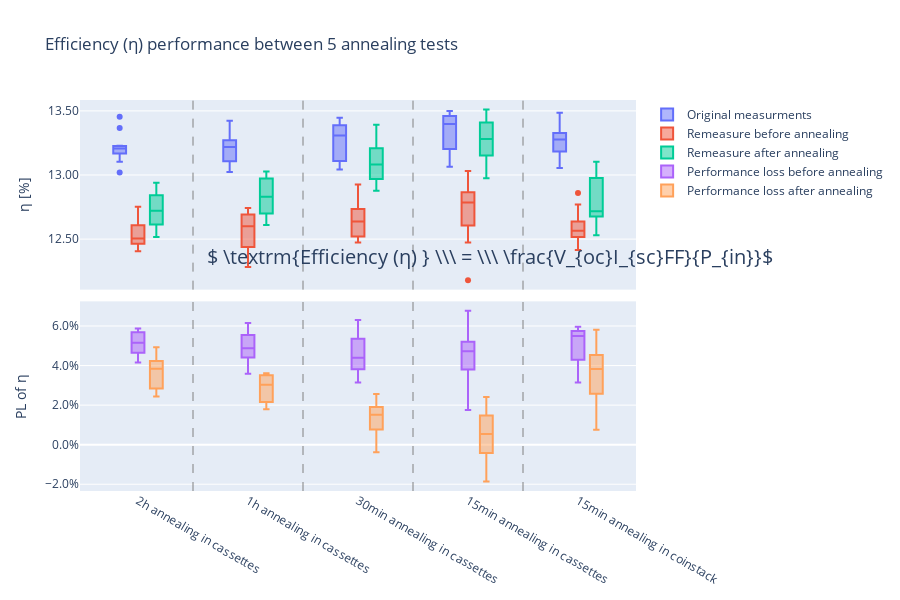

Notebook code for this chart:
### Markdown cell above
Efficiency η : the higher the better.

In general, η < 20 %

$ η =  \frac{FF * Voc * Isc}{Pin}  $

### Code cell
Annealing_test_wide_η = Annealing_test_wide[Annealing_test_wide['η_PLaA'] < 0.1]
Annealing_test_wide_η = Annealing_test_wide_η[Annealing_test_wide_η['η_PLbA'] < 0.1]

fig_η = make_subplots(rows=2, cols=1,shared_xaxes = True,vertical_spacing=0.03)

fig_η.add_trace(
    go.Box(y=Annealing_test_wide_η['η [%]'], x = Annealing_test_wide_η["Notes"], 
           name = "Original measurments", offsetgroup = "A"),
    row=1, col=1
)

fig_η.add_trace(
    go.Box(y=Annealing_test_wide_η['η [%].1'], x = Annealing_test_wide_η["Notes"], 
           name = "Remeasure before annealing", offsetgroup = "B"),
    row=1, col=1
)

fig_η.add_trace(
    go.Box(y=Annealing_test_wide_η['η [%].2'], x = Annealing_test_wide_η["Notes"], 
           name = "Remeasure after annealing", offsetgroup = "C"),
    row=1, col=1,
)

fig_η.add_trace(
    go.Box(y=Annealing_test_wide_η['η_PLbA'], x = Annealing_test_wide_η["Notes"], 
           name = "Performance loss before annealing", offsetgroup = "B"),
    row=2, col=1
)

fig_η.add_trace(
    go.Box(y=Annealing_test_wide_η['η_PLaA'], x = Annealing_test_wide_η["Notes"], 
           name = "Performance loss after annealing", offsetgroup = "C"),
    row=2, col=1
)

fig_η.add_annotation(yref='paper', xref='paper', y=0.6,x = 1.25,showarrow=False, font_size =20,
            text=r'$ \textrm{Efficiency (η) } \\\ = \\\ \frac{V_{oc}I_{sc}FF}{P_{in}}$')


vx = 0.5
fig_η.add_vline(x=vx, line_width=1, line_dash="dash", line_color="grey")
fig_η.add_vline(x=vx+1, line_width=1, line_dash="dash", line_color="grey")
fig_η.add_vline(x=vx+2, line_width=1, line_dash="dash", line_color="grey")
fig_η.add_vline(x=vx+3, line_width=1, line_dash="dash", line_color="grey")

fig_η.update_layout(title="Efficiency (η) performance between 5 annealing tests",
                    boxmode='group', height=600, width=900,
                     boxgap=0.5,
                     yaxis=dict(title="η [%]", tick0 = 10, dtick=.5, tickformat=".2f"),
                     yaxis2=dict(title="PL of η", dtick=0.02,tickformat=".1%")
                    ) 
fig_η.show()
fig_η.write_image("2.3 Efficiency (η) performance between 5 annealing tests.png", scale=3, width=900, height=600)

### Figure 1 — Plotly figure (JSON) as saved in the notebook; plotly's stock layout.template omitted (floating-point values rounded to 4 significant figures)
{"data": [{"name": "Original measurments", "offsetgroup": "A", "type": "box", "x": ["2h annealing in cassettes", "2h annealing in cassettes", "2h annealing in cassettes", "2h annealing in cassettes", "2h annealing in cassettes", "2h annealing in cassettes", "2h annealing in cassettes", "2h annealing in cassettes", "2h annealing in cassettes", "2h annealing in cassettes", "2h annealing in cassettes", "1h annealing in cassettes ", "1h annealing in cassettes ", "1h annealing in cassettes ", "1h annealing in cassettes ", "1h annealing in cassettes ", "1h annealing in cassettes ", "1h annealing in cassettes ", "1h annealing in cassettes ", "1h annealing in cassettes ", "1h annealing in cassettes ", "1h annealing in cassettes ", "1h annealing in cassettes ", "30min annealing in cassettes", "30min annealing in cassettes", "30min annealing in cassettes", "30min annealing in cassettes", "30min annealing in cassettes", "30min annealing in cassettes", "30min annealing in cassettes", "30min annealing in cassettes", "30min annealing in cassettes", "30min annealing in cassettes", "30min annealing in cassettes", "15min annealing in cassettes", "15min annealing in cassettes", "15min annealing in cassettes", "15min annealing in cassettes", "15min annealing in cassettes", "15min annealing in cassettes", "15min annealing in cassettes", "15min annealing in cassettes", "15min annealing in cassettes", "15min annealing in cassettes", "15min annealing in cassettes", "15min annealing in cassettes", "15min annealing in coinstack", "15min annealing in coinstack", "15min annealing in coinstack", "15min annealing in coinstack", "15min annealing in coinstack", "15min annealing in coinstack", "15min annealing in coinstack", "15min annealing in coinstack", "15min annealing in coinstack", "15min annealing in coinstack", "15min annealing in coinstack", "15min annealing in coinstack", "15min annealing in coinstack"], "xaxis": "x", "y": [13.37, 13.17, 13.17, 13.1, 13.23, 13.19, 13.22, 13.02, 13.21, 13.22, 13.45, 13.07, 13.13, 13.26, 13.37, 13.2, 13.16, 13.09, 13.42, 13.23, 13.26, 13.28, 13.02, 13.34, 13.07, 13.06, 13.04, 13.22, 13.45, 13.41, 13.27, 13.31, 13.4, 13.34, 13.45, 13.42, 13.14, 13.46, 13.06, 13.09, 13.38, 13.34, 13.5, 13.49, 13.42, 13.26, 13.29, 13.06, 13.2, 13.34, 13.3, 13.32, 13.49, 13.37, 13.08, 13.28, 13.13, 13.24, 13.26], "yaxis": "y"}, {"name": "Remeasure before annealing", "offsetgroup": "B", "type": "box", "x": ["2h annealing in cassettes", "2h annealing in cassettes", "2h annealing in cassettes", "2h annealing in cassettes", "2h annealing in cassettes", "2h annealing in cassettes", "2h annealing in cassettes", "2h annealing in cassettes", "2h annealing in cassettes", "2h annealing in cassettes", "2h annealing in cassettes", "1h annealing in cassettes ", "1h annealing in cassettes ", "1h annealing in cassettes ", "1h annealing in cassettes ", "1h annealing in cassettes ", "1h annealing in cassettes ", "1h annealing in cassettes ", "1h annealing in cassettes ", "1h annealing in cassettes ", "1h annealing in cassettes ", "1h annealing in cassettes ", "1h annealing in cassettes ", "30min annealing in cassettes", "30min annealing in cassettes", "30min annealing in cassettes", "30min annealing in cassettes", "30min annealing in cassettes", "30min annealing in cassettes", "30min annealing in cassettes", "30min annealing in cassettes", "30min annealing in cassettes", "30min annealing in cassettes", "30min annealing in cassettes", "15min annealing in cassettes", "15min annealing in cassettes", "15min annealing in cassettes", "15min annealing in cassettes", "15min annealing in cassettes", "15min annealing in cassettes", "15min annealing in cassettes", "15min annealing in cassettes", "15min annealing in cassettes", "15min annealing in cassettes", "15min annealing in cassettes", "15min annealing in cassettes", "15min annealing in coinstack", "15min annealing in coinstack", "15min annealing in coinstack", "15min annealing in coinstack", "15min annealing in coinstack", "15min annealing in coinstack", "15min annealing in coinstack", "15min annealing in coinstack", "15min annealing in coinstack", "15min annealing in coinstack", "15min annealing in coinstack", "15min annealing in coinstack", "15min annealing in coinstack"], "xaxis": "x", "y": [12.75, 12.62, 12.56, 12.48, 12.5, 12.49, 12.46, 12.41, 12.53, 12.45, 12.66, 12.31, 12.43, 12.7, 12.71, 12.56, 12.69, 12.28, 12.74, 12.45, 12.64, 12.67, 12.49, 12.93, 12.64, 12.51, 12.47, 12.5, 12.75, 12.59, 12.69, 12.68, 12.56, 12.85, 12.87, 12.92, 12.47, 12.78, 12.18, 12.56, 12.85, 12.86, 12.65, 12.79, 12.72, 13.03, 12.77, 12.48, 12.41, 12.6, 12.51, 12.56, 12.69, 12.62, 12.57, 12.86, 12.52, 12.57, 12.53], "yaxis": "y"}, {"name": "Remeasure after annealing", "offsetgroup": "C", "type": "box", "x": ["2h annealing in cassettes", "2h annealing in cassettes", "2h annealing in cassettes", "2h annealing in cassettes", "2h annealing in cassettes", "2h annealing in cassettes", "2h annealing in cassettes", "2h annealing in cassettes", "2h annealing in cassettes", "2h annealing in cassettes", "2h annealing in cassettes", "1h annealing in cassettes ", "1h annealing in cassettes ", "1h annealing in cassettes ", "1h annealing in cassettes ", "1h annealing in cassettes ", "1h annealing in cassettes ", "1h annealing in cassettes ", "1h annealing in cassettes ", "1h annealing in cassettes ", "1h annealing in cassettes ", "1h annealing in cassettes ", "1h annealing in cassettes ", "30min annealing in cassettes", "30min annealing in cassettes", "30min annealing in cassettes", "30min annealing in cassettes", "30min annealing in cassettes", "30min annealing in cassettes", "30min annealing in cassettes", "30min annealing in cassettes", "30min annealing in cassettes", "30min annealing in cassettes", "30min annealing in cassettes", "15min annealing in cassettes", "15min annealing in cassettes", "15min annealing in cassettes", "15min annealing in cassettes", "15min annealing in cassettes", "15min annealing in cassettes", "15min annealing in cassettes", "15min annealing in cassettes", "15min annealing in cassettes", "15min annealing in cassettes", "15min annealing in cassettes", "15min annealing in cassettes", "15min annealing in coinstack", "15min annealing in coinstack", "15min annealing in coinstack", "15min annealing in coinstack", "15min annealing in coinstack", "15min annealing in coinstack", "15min annealing in coinstack", "15min annealing in coinstack", "15min annealing in coinstack", "15min annealing in coinstack", "15min annealing in coinstack", "15min annealing in coinstack", "15min annealing in coinstack"], "xaxis": "x", "y": [12.79, 12.57, 12.52, 12.59, 12.7, 12.87, 12.83, 12.68, 12.72, 12.85, 12.94, 12.61, 12.66, 13.03, 13.01, 12.74, 12.87, 12.61, 12.97, 12.79, 12.98, 12.96, 12.76, 13.08, 12.98, 12.93, 13.01, 12.88, 13.22, 13.22, 12.97, 13.11, 13.18, 13.39, 13.13, 13.44, 12.97, 13.24, 13.04, 13.17, 13.39, 13.43, 13.38, 13.26, 13.3, 13.51, 12.66, 12.71, 13.1, 12.74, 12.53, 12.72, 12.97, 13.05, 12.64, 12.89, 13.0, 12.68, 12.7], "yaxis": "y"}, {"name": "Performance loss before annealing", "offsetgroup": "B", "type": "box", "x": ["2h annealing in cassettes", "2h annealing in cassettes", "2h annealing in cassettes", "2h annealing in cassettes", "2h annealing in cassettes", "2h annealing in cassettes", "2h annealing in cassettes", "2h annealing in cassettes", "2h annealing in cassettes", "2h annealing in cassettes", "2h annealing in cassettes", "1h annealing in cassettes ", "1h annealing in cassettes ", "1h annealing in cassettes ", "1h annealing in cassettes ", "1h annealing in cassettes ", "1h annealing in cassettes ", "1h annealing in cassettes ", "1h annealing in cassettes ", "1h annealing in cassettes ", "1h annealing in cassettes ", "1h annealing in cassettes ", "1h annealing in cassettes ", "30min annealing in cassettes", "30min annealing in cassettes", "30min annealing in cassettes", "30min annealing in cassettes", "30min annealing in cassettes", "30min annealing in cassettes", "30min annealing in cassettes", "30min annealing in cassettes", "30min annealing in cassettes", "30min annealing in cassettes", "30min annealing in cassettes", "15min annealing in cassettes", "15min annealing in cassettes", "15min annealing in cassettes", "15min annealing in cassettes", "15min annealing in cassettes", "15min annealing in cassettes", "15min annealing in cassettes", "15min annealing in cassettes", "15min annealing in cassettes", "15min annealing in cassettes", "15min annealing in cassettes", "15min annealing in cassettes", "15min annealing in coinstack", "15min annealing in coinstack", "15min annealing in coinstack", "15min annealing in coinstack", "15min annealing in coinstack", "15min annealing in coinstack", "15min annealing in coinstack", "15min annealing in coinstack", "15min annealing in coinstack", "15min annealing in coinstack", "15min annealing in coinstack", "15min annealing in coinstack", "15min annealing in coinstack"], "xaxis": "x2", "y": [0.04594, 0.04153, 0.04626, 0.04785, 0.0548, 0.05262, 0.05749, 0.04716, 0.05149, 0.05751, 0.05879, 0.05785, 0.05318, 0.0426, 0.04893, 0.04848, 0.03587, 0.06151, 0.05073, 0.05909, 0.04727, 0.04557, 0.04092, 0.0314, 0.03335, 0.04227, 0.04363, 0.05418, 0.05161, 0.06099, 0.04394, 0.04742, 0.06305, 0.03673, 0.04363, 0.03711, 0.05076, 0.05088, 0.06767, 0.04079, 0.03895, 0.03576, 0.06252, 0.05174, 0.05231, 0.01749, 0.0392, 0.04427, 0.05961, 0.05598, 0.05946, 0.05705, 0.05865, 0.05589, 0.03915, 0.03148, 0.0464, 0.05037, 0.055], "yaxis": "y2"}, {"name": "Performance loss after annealing", "offsetgroup": "C", "type": "box", "x": ["2h annealing in cassettes", "2h annealing in cassettes", "2h annealing in cassettes", "2h annealing in cassettes", "2h annealing in cassettes", "2h annealing in cassettes", "2h annealing in cassettes", "2h annealing in cassettes", "2h annealing in cassettes", "2h annealing in cassettes", "2h annealing in cassettes", "1h annealing in cassettes ", "1h annealing in cassettes ", "1h annealing in cassettes ", "1h annealing in cassettes ", "1h annealing in cassettes ", "1h annealing in cassettes ", "1h annealing in cassettes ", "1h annealing in cassettes ", "1h annealing in cassettes ", "1h annealing in cassettes ", "1h annealing in cassettes ", "1h annealing in cassettes ", "30min annealing in cassettes", "30min annealing in cassettes", "30min annealing in cassettes", "30min annealing in cassettes", "30min annealing in cassettes", "30min annealing in cassettes", "30min annealing in cassettes", "30min annealing in cassettes", "30min annealing in cassettes", "30min annealing in cassettes", "30min annealing in cassettes", "15min annealing in cassettes", "15min annealing in cassettes", "15min annealing in cassettes", "15min annealing in cassettes", "15min annealing in cassettes", "15min annealing in cassettes", "15min annealing in cassettes", "15min annealing in cassettes", "15min annealing in cassettes", "15min annealing in cassettes", "15min annealing in cassettes", "15min annealing in cassettes", "15min annealing in coinstack", "15min annealing in coinstack", "15min annealing in coinstack", "15min annealing in coinstack", "15min annealing in coinstack", "15min annealing in coinstack", "15min annealing in coinstack", "15min annealing in coinstack", "15min annealing in coinstack", "15min annealing in coinstack", "15min annealing in coinstack", "15min annealing in coinstack", "15min annealing in coinstack"], "xaxis": "x2", "y": [0.04324, 0.04593, 0.04929, 0.039, 0.03969, 0.02434, 0.02965, 0.02634, 0.03673, 0.02792, 0.03835, 0.03512, 0.03558, 0.01787, 0.02701, 0.03507, 0.02174, 0.03607, 0.03419, 0.03363, 0.02149, 0.02418, 0.02019, 0.01971, 0.006884, 0.009954, 0.002147, 0.02558, 0.01696, 0.01439, 0.02291, 0.0151, 0.01671, -0.003823, 0.02415, -0.001938, 0.01263, 0.01693, 0.001761, -0.00634, -0.0008972, -0.006822, 0.008964, 0.01683, 0.009017, -0.01862, 0.04755, 0.02658, 0.007499, 0.04534, 0.0581, 0.04541, 0.03826, 0.02334, 0.03372, 0.02952, 0.009904, 0.04237, 0.04195], "yaxis": "y2"}], "layout": {"annotations": [{"font": {"size": 20}, "showarrow": false, "text": "$ \\textrm{Efficiency (η) } \\\\\\ = \\\\\\ \\frac{V_{oc}I_{sc}FF}{P_{in}}$", "x": 1.25, "xref": "paper", "y": 0.6, "yref": "paper"}], "boxgap": 0.5, "boxmode": "group", "height": 600, "shapes": [{"line": {"color": "grey", "dash": "dash", "width": 1}, "type": "line", "x0": 0.5, "x1": 0.5, "xref": "x", "y0": 0, "y1": 1, "yref": "y domain"}, {"line": {"color": "grey", "dash": "dash", "width": 1}, "type": "line", "x0": 0.5, "x1": 0.5, "xref": "x2", "y0": 0, "y1": 1, "yref": "y2 domain"}, {"line": {"color": "grey", "dash": "dash", "width": 1}, "type": "line", "x0": 1.5, "x1": 1.5, "xref": "x", "y0": 0, "y1": 1, "yref": "y domain"}, {"line": {"color": "grey", "dash": "dash", "width": 1}, "type": "line", "x0": 1.5, "x1": 1.5, "xref": "x2", "y0": 0, "y1": 1, "yref": "y2 domain"}, {"line": {"color": "grey", "dash": "dash", "width": 1}, "type": "line", "x0": 2.5, "x1": 2.5, "xref": "x", "y0": 0, "y1": 1, "yref": "y domain"}, {"line": {"color": "grey", "dash": "dash", "width": 1}, "type": "line", "x0": 2.5, "x1": 2.5, "xref": "x2", "y0": 0, "y1": 1, "yref": "y2 domain"}, {"line": {"color": "grey", "dash": "dash", "width": 1}, "type": "line", "x0": 3.5, "x1": 3.5, "xref": "x", "y0": 0, "y1": 1, "yref": "y domain"}, {"line": {"color": "grey", "dash": "dash", "width": 1}, "type": "line", "x0": 3.5, "x1": 3.5, "xref": "x2", "y0": 0, "y1": 1, "yref": "y2 domain"}], "title": {"text": "Efficiency (η) performance between 5 annealing tests"}, "width": 900, "xaxis": {"anchor": "y", "domain": [0, 1], "matches": "x2", "showticklabels": false}, "xaxis2": {"anchor": "y2", "domain": [0, 1]}, "yaxis": {"anchor": "x", "domain": [0.515, 1], "dtick": 0.5, "tick0": 10, "tickformat": ".2f", "title": {"text": "η [%]"}}, "yaxis2": {"anchor": "x2", "domain": [0, 0.485], "dtick": 0.02, "tickformat": ".1%", "title": {"text": "PL of η"}}}}
